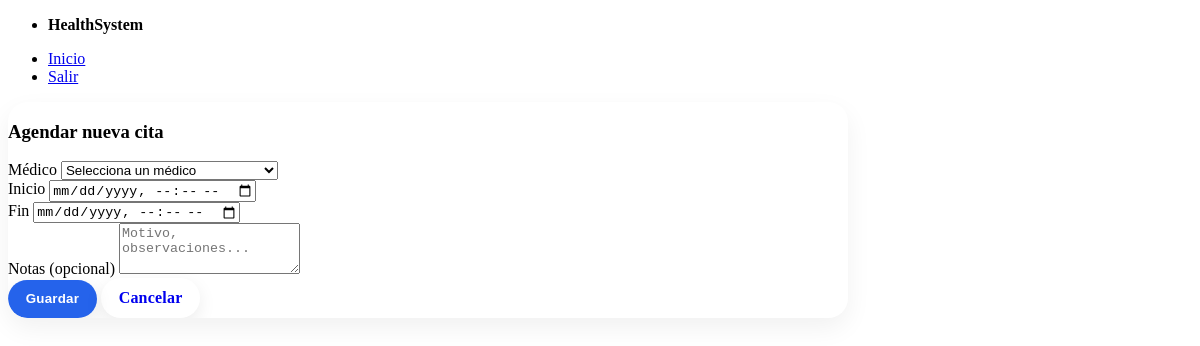
The app's page /citas/nueva?paciente_id=4 (signed in), older data.
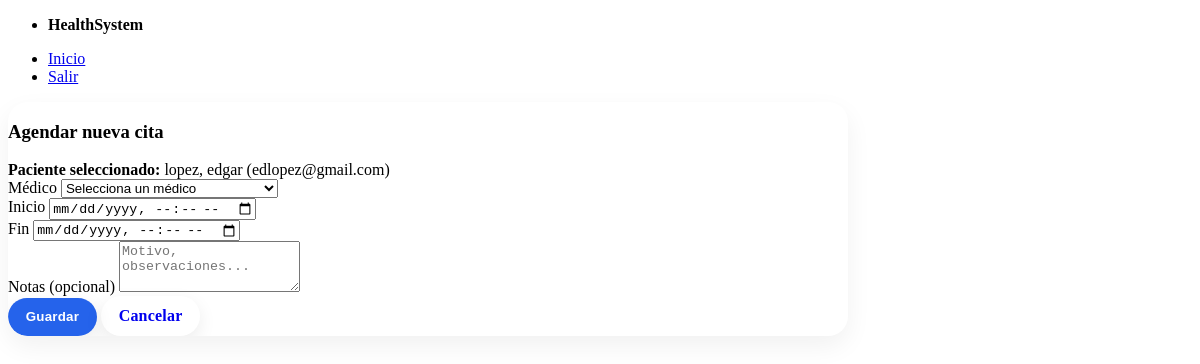
The same page, newer data.
### models.py (models this page shows, shortened)
class Usuario(Base, UserMixin):
    __tablename__ = "usuarios"
    id = Column(Integer, primary_key=True)
    nombre = Column(String, nullable=False)
    apellido = Column(String, nullable=False)
    email = Column(String, unique=True, index=True, nullable=False)
    password_hash = Column(String, nullable=False)
    tipo = Column(SAEnum(TipoUsuario), default=TipoUsuario.PACIENTE, nullable=False)
    medico = relationship("Medico", back_populates="usuario", uselist=False)
    expediente = relationship("Expediente", back_populates="paciente", uselist=False)

### app.py (the view, shortened to what this page needs)
@app.route("/citas/nueva", methods=["GET", "POST"])
@login_required
def appointments_new():
    selected_paciente_id = request.args.get("paciente_id", type=int)
    with get_db() as db:
        medicos = db.query(Medico).options(joinedload(Medico.usuario)).all()
        selected_paciente = db.get(Usuario, selected_paciente_id) if selected_paciente_id else None
    return render_template("appointments_new.html", medicos=medicos, selected_paciente=selected_paciente)

### app.py (called while the page is built)
@contextmanager
def get_db():
    db = SessionLocal()
    try:
        yield db
        db.commit()
    except Exception:
        db.rollback()
        raise
    finally:
        db.close()

@login_manager.user_loader
def load_user(user_id):
    with get_db() as db:
        return db.get(Usuario, int(user_id))

### templates/appointments_new.html (shortened to what this page needs)
{% extends "_layout.html" %}
{% block content %}
<div class="container py-4" style="max-width:840px;">
  <div class="card shadow-sm">
    <div class="card-body">
      <h3 class="mb-3">Agendar nueva cita</h3>
      {% if selected_paciente %}
        <div class="alert alert-info">
          <strong>Paciente seleccionado:</strong>
          {{ selected_paciente.apellido }}, {{ selected_paciente.nombre }}
          <span class="text-muted">({{ selected_paciente.email }})</span>
        </div>
      {% endif %}
      <form method="post" action="{{ url_for('appointments_new', paciente_id=selected_paciente.id) if selected_paciente else url_for('appointments_new') }}">
        <div class="row g-3">
          <div class="col-md-6">
            <label class="form-label">Médico</label>
            <select name="medico_id" class="form-select" required>
              <option value="" disabled selected>Selecciona un médico</option>
            </select>
          </div>
          <div class="col-md-3">
            <label class="form-label">Inicio</label>
            <input type="datetime-local" name="start_at" class="form-control" required>
          </div>
          <div class="col-md-3">
            <label class="form-label">Fin</label>
            <input type="datetime-local" name="end_at" class="form-control" required>
          </div>
          <div class="col-12">
            <label class="form-label">Notas (opcional)</label>
            <textarea name="notas" class="form-control" rows="3" placeholder="Motivo, observaciones..."></textarea>
          </div>
        </div>
        <div class="d-flex gap-2 mt-4">
          <button type="submit" class="btn btn-primary">Guardar</button>
          <a href="{{ request.referrer or url_for('citas_list') }}" class="btn btn-outline-secondary">Cancelar</a>
        </div>
      </form>
    </div>
  </div>
</div>
{% endblock %}

Row changes from the older to the newer data that the page shows:
added Usuario: apellido "lopez", nombre "edgar", email "edlopez@gmail.com"
Text that changed along with them:
text now shown: "Paciente seleccionado: , ( )"
